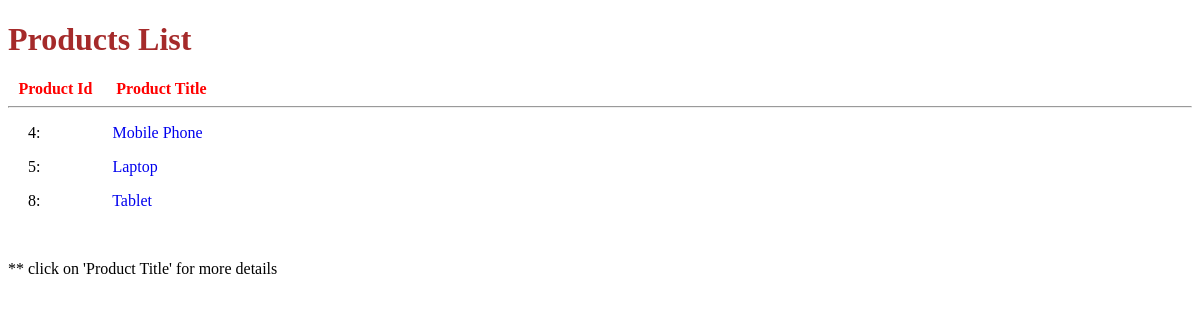
/products/, run on an earlier commit of the app's database.
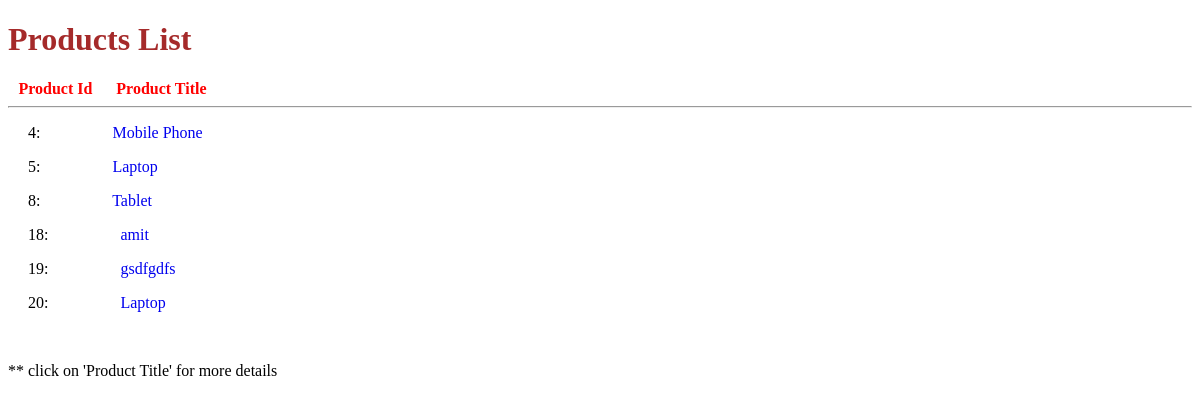
And on a later commit of the database.
### products/models.py (models this page shows)
class Product(models.Model):
	title = models.CharField(max_length=120)
	email = models.EmailField(default="example@sample.com")
	description = models.TextField(blank=True, null=True)
	price = models.DecimalField(decimal_places=2, max_digits=10000)
	summary = models.TextField(blank=True, null=False)
	featured = models.BooleanField(default=True)
	def get_absolute_url(self):
		return reverse("product-details", kwargs={"my_id": self.id})  # f"/products/{self.id}/"

### products/views.py (the view)
# urls.py: path('', product_list_view, name='product-list'),
def product_list_view(request):
	queryset = Product.objects.all()  # list all object instances present in the database
	context = {
		"object_list": queryset
	}
	return render(request, "products/product_list.html", context)

### products/templates/products/product_list.html
{% extends 'base.html' %}
{% block content %}
<h1 style="color:brown">Products List</h1>
&thinsp;&thinsp;<b style="color:red"> Product Id &emsp; Product Title</b> <hr>
{% for instances in object_list %}
<p> &emsp;&nbsp;{{instances.id}}: &emsp;&emsp;&emsp;&emsp;<a href="{{ instances.get_absolute_url }}" style="text-decoration: none"> {{instances.title}} </a></p>
{% endfor %}
<br>
<p>** click on 'Product Title' for more details</p>
{% endblock %}

### templates/base.html (shortened to what this page needs)
<!DOCTYPE html>
<html>
<head>
</head>
<body>
	{% block content %}
	{% endblock %}
</body>
</html>

What changed in the data, as far as the page shows it:
added Product: id "18", title "amit"
added Product: id "19", title "gsdfgdfs"
added Product: id "20", title "Laptop"
